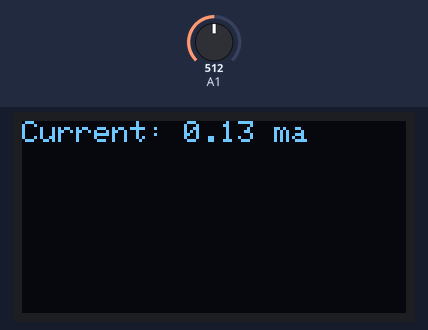
The sketch below on a simulated Arduino Uno, built with avr-gcc and run on an emulated ATmega328P. On the bench: 128×64 one-colour display. The inputs (shaded band) are chosen by the test bench; at power-on: A1 = 512. The display library's start-up logo is not drawn.

Above: at 3.8 s.
3.9 s: A1 set to 716
At 5.0 s:
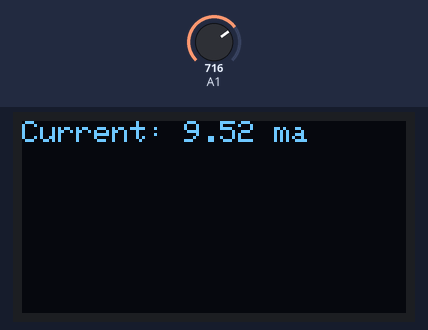
6.9 s: A1 set to 900
At 8.2 s:
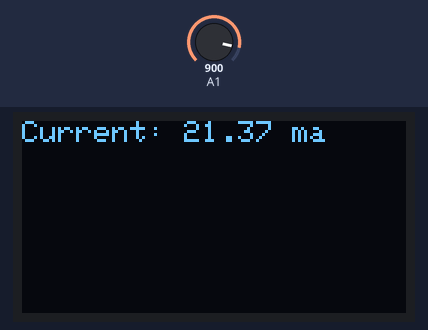
9.9 s: A1 set to 1010
At 12.4 s:
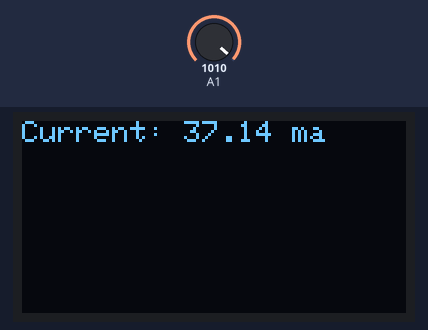
Timing chart, 0 to 13.9 s (numbered marks = the images above; inputs shaded):
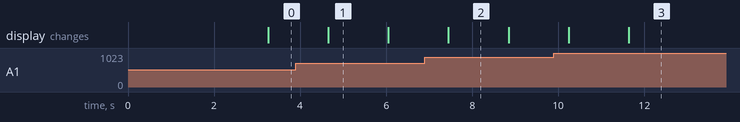

The sketch:

CurrentSensor.ino
```cpp
#include <SPI.h>
#include <Wire.h>
#include <Adafruit_GFX.h>
#include <Adafruit_SSD1306.h>


#define OLED_RESET 4
Adafruit_SSD1306 display(OLED_RESET);


#define NUMFLAKES 10
#define XPOS 0
#define YPOS 1
#define DELTAY 2
#define LOGO16_GLCD_HEIGHT 16
#define LOGO16_GLCD_WIDTH  16

#if (SSD1306_LCDHEIGHT != 64)
#error("Height incorrect, please fix Adafruit_SSD1306.h!");
#endif

float current = 0.0;
float current2 = 0.0;
float testcurrent1 = 0.0;
float testcurrent2 = 0.0;
int led = 13;


void setup()   {

  Serial.begin(9600);
  display.begin(SSD1306_SWITCHCAPVCC, 0x3C);
  display.display();
  delay(2000);

  }


void loop() {

      for(int i = 0; i < 1000; i++) {

      current = (0.0049 * analogRead(A1)) - 2.5;
      current = current / 0.066; //30A
      current2 = current2 + current;

      //testcurrent1 = (0.0049 * analogRead(A1)) - 2.5;
      //testcurrent1 = testcurrent1 / 0.185; //20A
      //testcurrent2 = testcurrent2 + testcurrent1;
      delay(1); }

      current2 = current2/1000;
      //testcurrent2 = testcurrent2/1000;

      display.clearDisplay();
      display.setTextSize(1);
      display.setTextColor(WHITE);
      display.setCursor(0,0);
      display.print("Current: ");
      display.print(current2);
      display.println(" ma");
      display.print('\n');
      //display.print(analogRead(A1));
      //display.print('\n');
      //display.print("Current(20): ");
      //display.print(testcurrent2);


  display.display();

  digitalWrite(led, HIGH);
  delay(200);
  digitalWrite(led, LOW);

}
```

Measured:
- after the input at 3.9 s, the display: changes after 0.75 s (image 1)
- after the input at 6.9 s, the display: changes after 0.55 s (image 2)
- after the input at 9.9 s, the display: first changes after 0.35 s (image 3 shows a later state)
- what the display in image 1 shows lasts 1.4 s, from 4.7 s to 6.1 s
